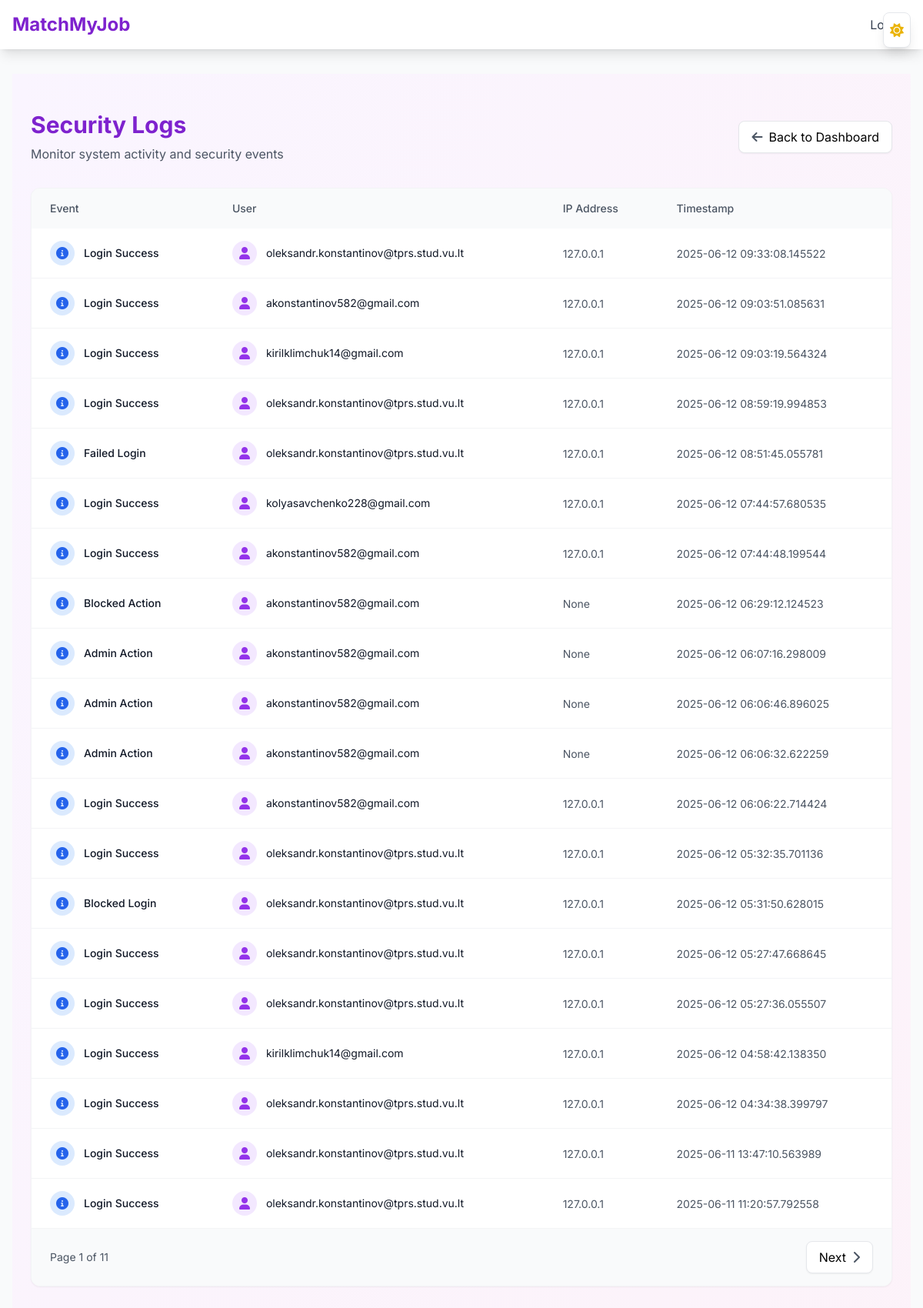
The page /admin/logs (signed in) on the database its author committed.
### models.py (models this page shows)
class SecurityLog(Base):
    __tablename__ = 'security_logs'
    id = Column(Integer, primary_key=True)
    event_type = Column(String)
    description = Column(Text)
    user_email = Column(String, nullable=True)
    ip_address = Column(String)
    timestamp = Column(DateTime, default=datetime.utcnow)

### admin.py (the view)
@router.get("/admin/logs", response_class=HTMLResponse)
def view_logs(
    request: Request,
    page: int = 1,
    db: Session = Depends(get_db),
    admin: User = Depends(get_current_admin)
):
    logs_per_page = 20
    total_logs = db.query(SecurityLog).count()
    total_pages = (total_logs + logs_per_page - 1) // logs_per_page
    page = max(1, min(page, total_pages)) if total_pages > 0 else 1
    logs = (
        db.query(SecurityLog)
        .order_by(SecurityLog.timestamp.desc())
        .offset((page - 1) * logs_per_page)
        .limit(logs_per_page)
        .all()
    )
    html = templates.TemplateResponse(
        "admin/admin_logs.html",
        {
            "request": request,
            "logs": logs,
            "user": admin,
            "current_page": page,
            "total_pages": total_pages,
            "has_previous": page > 1,
            "has_next": page < total_pages
        }
    )
    html.headers["Cache-Control"] = "no-cache, no-store, must-revalidate"
    html.headers["Pragma"]        = "no-cache"
    html.headers["Expires"]       = "0"
    return html

### templates/admin/admin_logs.html (shortened to what this page needs)
{% extends "base.html" %} {% block title %}Security Logs | Admin{% endblock %} {% block content %}
<div class="min-h-screen bg-gradient-to-br from-purple-50 to-pink-50 dark:from-gray-900 dark:to-gray-800 py-12">
  <section class="max-w-6xl mx-auto px-4">
    <div class="mb-8 flex items-center justify-between">
      <div>
        <h2 class="text-3xl font-bold text-purple-700 dark:text-purple-400">Security Logs</h2>
        <p class="text-gray-600 dark:text-gray-400 mt-2">Monitor system activity and security events</p>
      </div>
      <a href="/admin"
        class="inline-flex items-center px-4 py-2 bg-white dark:bg-gray-800 border border-gray-200 dark:border-gray-700 rounded-lg shadow-sm hover:bg-gray-50 dark:hover:bg-gray-700 transition-colors">
        <i class="fas fa-arrow-left mr-2 text-gray-600 dark:text-gray-400"></i>
        Back to Dashboard
      </a>
    </div>
    <div
      class="bg-white dark:bg-gray-800 rounded-xl shadow-sm border border-gray-100 dark:border-gray-700 overflow-hidden">
      <div class="overflow-x-auto">
        <table class="w-full">
          <thead>
            <tr class="bg-gray-50 dark:bg-gray-700/50">
              <th class="px-6 py-4 text-left text-sm font-medium text-gray-600 dark:text-gray-400">Event</th>
              <th class="px-6 py-4 text-left text-sm font-medium text-gray-600 dark:text-gray-400">User</th>
              <th class="px-6 py-4 text-left text-sm font-medium text-gray-600 dark:text-gray-400">IP Address</th>
              <th class="px-6 py-4 text-left text-sm font-medium text-gray-600 dark:text-gray-400">Timestamp</th>
            </tr>
          </thead>
          <tbody class="divide-y divide-gray-100 dark:divide-gray-700">
            {% for log in logs %}
            <tr class="hover:bg-gray-50 dark:hover:bg-gray-700/50 transition-colors">
              <td class="px-6 py-4">
                <div class="flex items-center">
                  {% if log.event_type == 'login' %}
                  <span
                    class="w-8 h-8 rounded-full bg-green-100 dark:bg-green-900/50 flex items-center justify-center mr-3">
                    <i class="fas fa-sign-in-alt text-green-600 dark:text-green-400"></i>
                  </span>
                  <span class="text-sm font-medium text-gray-900 dark:text-white">Login</span>
                  {% elif log.event_type == 'failed_login' %}
                  <span
                    class="w-8 h-8 rounded-full bg-red-100 dark:bg-red-900/50 flex items-center justify-center mr-3">
                    <i class="fas fa-exclamation-circle text-red-600 dark:text-red-400"></i>
                  </span>
                  <span class="text-sm font-medium text-gray-900 dark:text-white">Failed Login</span>
                  {% else %}
                  <span
                    class="w-8 h-8 rounded-full bg-blue-100 dark:bg-blue-900/50 flex items-center justify-center mr-3">
                    <i class="fas fa-info-circle text-blue-600 dark:text-blue-400"></i>
                  </span>
                  <span class="text-sm font-medium text-gray-900 dark:text-white">{{ log.event_type }}</span>
                  {% endif %}
                </div>
              </td>
              <td class="px-6 py-4">
                <div class="flex items-center">
                  <span
                    class="w-8 h-8 rounded-full bg-purple-100 dark:bg-purple-900/50 flex items-center justify-center mr-3">
                    <i class="fas fa-user text-purple-600 dark:text-purple-400"></i>
                  </span>
                  <span class="text-sm text-gray-900 dark:text-white">{{ log.user_email }}</span>
                </div>
              </td>
              <td class="px-6 py-4">
                <span class="text-sm text-gray-600 dark:text-gray-400">{{ log.ip_address }}</span>
              </td>
              <td class="px-6 py-4">
                <span class="text-sm text-gray-600 dark:text-gray-400">{{ log.timestamp }}</span>
              </td>
            </tr>
            {% endfor %}
          </tbody>
        </table>
      </div>
      {% if total_pages > 1 %}
      <div class="px-6 py-4 bg-gray-50 dark:bg-gray-700/50 border-t border-gray-100 dark:border-gray-700">
        <div class="flex items-center justify-between">
          <div class="text-sm text-gray-600 dark:text-gray-400">
            Page {{ current_page }} of {{ total_pages }}
          </div>
          <div class="flex items-center space-x-2">
            {% if has_next %}
            <a href="/admin/logs?page={{ current_page + 1 }}"
              class="inline-flex items-center px-4 py-2 bg-white dark:bg-gray-800 border border-gray-200 dark:border-gray-700 rounded-lg shadow-sm hover:bg-gray-50 dark:hover:bg-gray-700 transition-colors">
              Next
              <i class="fas fa-chevron-right ml-2 text-gray-600 dark:text-gray-400"></i>
            </a>
            {% endif %}
          </div>
        </div>
      </div>
      {% endif %}
    </div>
  </section>
</div>
{% endblock %}

### templates/base.html (shortened to what this page needs)
<!DOCTYPE html>
<html lang="en" class="light">
<head>
  <script src="https://cdn.tailwindcss.com"></script>
  <link href="https://cdnjs.cloudflare.com/ajax/libs/font-awesome/6.0.0/css/all.min.css" rel="stylesheet">
  <link href="https://cdn.jsdelivr.net/npm/@yaireo/tagify/dist/tagify.css" rel="stylesheet">
</head>
<body class="bg-gray-50 dark:bg-gray-900 transition-colors duration-200">
  <div class="fixed top-4 right-4 z-50">
    <button id="theme-toggle"
      class="p-2 rounded-lg bg-white dark:bg-gray-800 shadow-lg hover:shadow-xl transition-all duration-200 border border-gray-200 dark:border-gray-700">
      <i class="fas fa-sun text-yellow-500 dark:hidden text-lg"></i>
    </button>
  </div>
  <header class="bg-white dark:bg-gray-800 shadow-lg">
    <div class="max-w-7xl mx-auto px-4 py-4 flex justify-between items-center">
      <a href="{% if user %}
            {% if user.role == 'employer' %}/employer/emp-home
            {% elif user.role == 'job_seeker' %}/home
            {% else %}/admin
            {% endif %}
          {% else %}/
          {% endif %}" class="text-2xl font-bold text-purple-700 dark:text-purple-400">
        MatchMyJob
      </a>
      <nav class="space-x-4">
        {% if user %}
        <a href="/logout" class="text-gray-700 dark:text-gray-300 hover:text-purple-700">Logout</a>
        {% else %}
        <a href="/" class="text-gray-600 dark:text-gray-400 hover:text-purple-700">Home</a>
        <a href="/login" class="text-gray-600 dark:text-gray-400 hover:text-purple-700">Login</a>
        <a href="/register" class="text-gray-600 dark:text-gray-400 hover:text-purple-700">Register</a>
        {% endif %}
      </nav>
    </div>
  </header>
  <main class="py-8 px-4">{% block content %}{% endblock %}</main>
</body>
</html>

### templates/base.html (style rules this page uses)
body { font-family: 'Inter', system-ui, -apple-system, sans-serif; }

### rows shown on the page
SecurityLog: event_type "Login Success", user_email "oleksandr.konstantinov@tprs.stud.vu.lt", ip_address "127.0.0.1", timestamp "2025-06-12 09:33:08.145522"
SecurityLog: event_type "Login Success", user_email "akonstantinov582@gmail.com", ip_address "127.0.0.1", timestamp "2025-06-12 09:03:51.085631"
SecurityLog: event_type "Login Success", user_email "kirilklimchuk14@gmail.com", ip_address "127.0.0.1", timestamp "2025-06-12 09:03:19.564324"
SecurityLog: event_type "Login Success", user_email "oleksandr.konstantinov@tprs.stud.vu.lt", ip_address "127.0.0.1", timestamp "2025-06-12 08:59:19.994853"
SecurityLog: event_type "Failed Login", user_email "oleksandr.konstantinov@tprs.stud.vu.lt", ip_address "127.0.0.1", timestamp "2025-06-12 08:51:45.055781"
SecurityLog: event_type "Login Success", user_email "kolyasavchenko228@gmail.com", ip_address "127.0.0.1", timestamp "2025-06-12 07:44:57.680535"
SecurityLog: event_type "Login Success", user_email "akonstantinov582@gmail.com", ip_address "127.0.0.1", timestamp "2025-06-12 07:44:48.199544"
SecurityLog: event_type "Blocked Action", user_email "akonstantinov582@gmail.com", ip_address "None", timestamp "2025-06-12 06:29:12.124523"
SecurityLog: event_type "Admin Action", user_email "akonstantinov582@gmail.com", ip_address "None", timestamp "2025-06-12 06:07:16.298009"
SecurityLog: event_type "Admin Action", user_email "akonstantinov582@gmail.com", ip_address "None", timestamp "2025-06-12 06:06:46.896025"
SecurityLog: event_type "Admin Action", user_email "akonstantinov582@gmail.com", ip_address "None", timestamp "2025-06-12 06:06:32.622259"
SecurityLog: event_type "Login Success", user_email "akonstantinov582@gmail.com", ip_address "127.0.0.1", timestamp "2025-06-12 06:06:22.714424"
SecurityLog: event_type "Login Success", user_email "oleksandr.konstantinov@tprs.stud.vu.lt", ip_address "127.0.0.1", timestamp "2025-06-12 05:32:35.701136"
SecurityLog: event_type "Blocked Login", user_email "oleksandr.konstantinov@tprs.stud.vu.lt", ip_address "127.0.0.1", timestamp "2025-06-12 05:31:50.628015"
SecurityLog: event_type "Login Success", user_email "oleksandr.konstantinov@tprs.stud.vu.lt", ip_address "127.0.0.1", timestamp "2025-06-12 05:27:47.668645"
SecurityLog: event_type "Login Success", user_email "oleksandr.konstantinov@tprs.stud.vu.lt", ip_address "127.0.0.1", timestamp "2025-06-12 05:27:36.055507"
SecurityLog: event_type "Login Success", user_email "kirilklimchuk14@gmail.com", ip_address "127.0.0.1", timestamp "2025-06-12 04:58:42.138350"
SecurityLog: event_type "Login Success", user_email "oleksandr.konstantinov@tprs.stud.vu.lt", ip_address "127.0.0.1", timestamp "2025-06-12 04:34:38.399797"
SecurityLog: event_type "Login Success", user_email "oleksandr.konstantinov@tprs.stud.vu.lt", ip_address "127.0.0.1", timestamp "2025-06-11 13:47:10.563989"
SecurityLog: event_type "Login Success", user_email "oleksandr.konstantinov@tprs.stud.vu.lt", ip_address "127.0.0.1", timestamp "2025-06-11 11:20:57.792558"

### other values the page prints
{{ current_page }} "1"
{{ total_pages }} "11"
